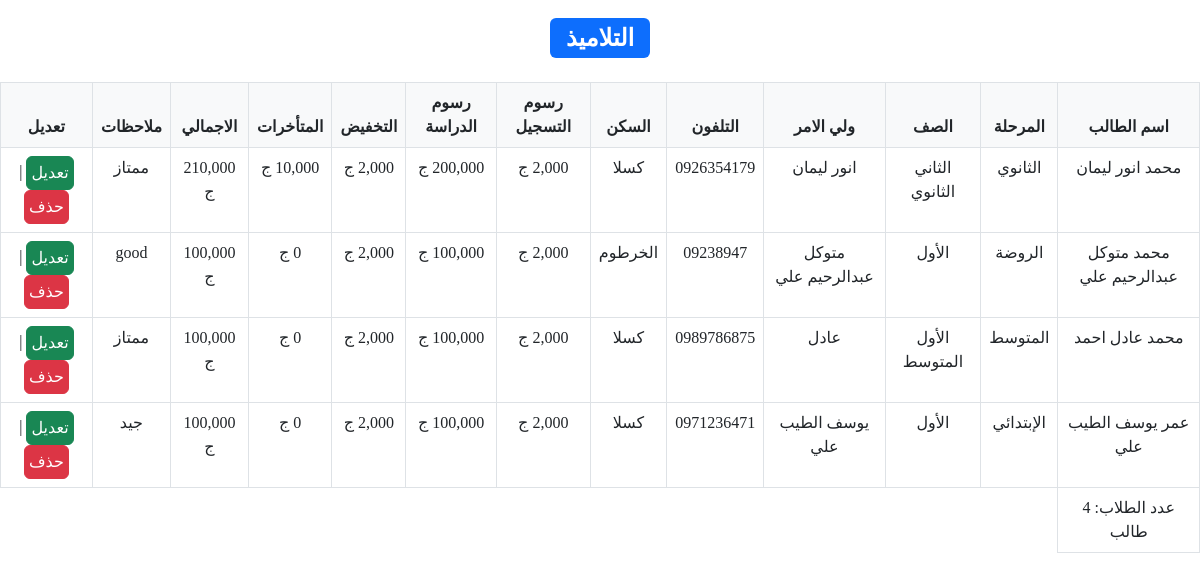
Page /reports/students/students.php (signed in) on the committed database.
### tables this page shows
CREATE TABLE `inputs` (
  `id` int(11) NOT NULL AUTO_INCREMENT,
  `std_name` varchar(255) NOT NULL,
  `stage` varchar(255) NOT NULL,
  `class` varchar(255) NOT NULL,
  `parent` varchar(255) NOT NULL,
  `phone` varchar(11) NOT NULL,
  `address` varchar(255) NOT NULL,
  `enroll_money` int(11) NOT NULL,
  `study_money` int(11) NOT NULL,
  `offer` int(11) NOT NULL,
  `last_money` int(11) DEFAULT NULL,
  `total` int(11) NOT NULL,
  `g1` int(11) NOT NULL,
  `d1` date NOT NULL,
  `g2` int(11) NOT NULL,
  `d2` date NOT NULL,
  `g3` int(11) NOT NULL,
  `d3` date NOT NULL,
  `g4` int(11) NOT NULL,
  `d4` date NOT NULL,
  `g5` int(11) NOT NULL,
  `d5` date NOT NULL,
  `g6` int(11) NOT NULL,
  `d6` date NOT NULL,
  `g7` int(11) NOT NULL,
  `d7` date NOT NULL,
  `pulled` int(11) NOT NULL,
  `result` int(11) NOT NULL,
  `date` date NOT NULL,
  `notes` text NOT NULL,
  PRIMARY KEY (`id`)
);

### includes/functions/Auth.php (called while the page is built, shortened)
<?php
class Auth {
  public static function isLog()  {
    if (!isset($_SESSION['username'])) {
      header("HTTP/1.1 403 Forbidden");
      exit();
    } else {
      return true;
    }
  }
}

### views/init.php (called while the page is built, shortened)
<?php
  $css = "../layout/css/";

### includes/functions/Student.php (called while the page is built, shortened)
<?php
  class Student {
    public function getStudents(string $stage = "") {
      global $db;
      if ($stage != "") {
        $sql = $db->prepare(
          "SELECT id, std_name, stage, class, parent, phone, address, enroll_money, study_money, offer, last_money, total, notes
          FROM
            inputs
          WHERE
            stage = ? ORDER BY id DESC
        ");
        $sql->execute([$stage]);
        $students = $sql->fetchAll(PDO::FETCH_ASSOC);
        return $students;
      } else {
        $sql = $db->query("SELECT id, std_name, stage, class, parent, phone, address, enroll_money, study_money, offer, last_money, total, notes FROM inputs ORDER BY id DESC");
        $sql->execute();
        $students = $sql->fetchAll(PDO::FETCH_ASSOC);
        return $students;
      }
    }
    public static function CountOfStudents(string $stage = "") {
      global $db;
      if ($stage != "") {
        $countOfStudents = $db->query("SELECT COUNT(std_name) AS countOfStudents FROM inputs WHERE stage = '$stage'");
        $countOfStudents->execute();
        $countOfStudents = $countOfStudents->fetch(PDO::FETCH_ASSOC);
        return $countOfStudents['countOfStudents'];
      } else {
        $countOfStudents = $db->prepare("SELECT COUNT(std_name) AS countOfStudents FROM inputs");
        $countOfStudents->execute();
        $countOfStudents = $countOfStudents->fetch(PDO::FETCH_ASSOC);
        return $countOfStudents['countOfStudents'];
      }
    }
  }
  $student = new Student();

### reports/students/students.php (the view, shortened to what this page needs)
<?php
  include "../../views/init.php";
  if (Auth::isLog()) :
    $students = $student->getStudents();
    $CountOfStudents = $student->CountOfStudents();
    ?>
    <!DOCTYPE html>
    <html lang="en" dir="rtl">
    <head>
      <link rel="stylesheet" href="<?= "../${css}bootstrap.min.css"?>">
      <link rel="stylesheet" href="<?= "../${css}backend.css"?>">
    </head>
    <h2 class="p-3 text-center">
      <div class="badge bg-primary">
        التلاميذ
      </div>
    </h2>
    <body>
      <table class="table text-center">
        <thead>
          <tr>
            <th class="bg-light border">اسم الطالب</th>
            <th class="bg-light border">المرحلة</th>
            <th class="bg-light border">الصف</th>
            <th class="bg-light border">ولي الامر</th>
            <th class="bg-light border">التلفون</th>
            <th class="bg-light border">السكن</th>
            <th class="bg-light border">رسوم التسجيل</th>
            <th class="bg-light border">رسوم الدراسة</th>
            <th class="bg-light border">التخفيض</th>
            <th class="bg-light border">المتأخرات</th>
            <th class="bg-light border">الاجمالي</th>
            <th class="bg-light border">ملاحظات</th>
            <th class="bg-light border">تعديل</th>
          </tr>
        </thead>
        <tbody>
          <?php if ($students) : foreach ($students as $student) :?>
            <tr>
              <td class="border"><?=$student['std_name']?></td>
              <td class="border"><?=$student['stage']?></td>
              <td class="border"><?=$student['class']?></td>
              <td class="border"><?=$student['parent']?></td>
              <td class="border"><?=$student['phone']?></td>
              <td class="border"><?=$student['address']?></td>
              <td class="border"><?=number_format($student['enroll_money']). " ج"?></td>
              <td class="border"><?=number_format($student['study_money']) . " ج"?></td>
              <td class="border"><?=number_format($student['offer']) . " ج"?></td>
              <td class="border"><?=number_format($student['last_money']) . " ج"?></td>
              <td class="border"><?=number_format($student['total']) . " ج"?></td>
              <td class="border"><?=$student['notes']?></td>
              <td class="border">
              <a class="btn btn-success p-1" href="edit?std=<?=$student['id']?>&s=students">تعديل</a> | <a href="delete?std=<?=$student['id']?>" class="btn btn-danger p-1">حذف</a>
              </td>
            </tr>
            <?php endforeach; endif;?>
            <tr>
              <td class="border"> عدد الطلاب: <?=$CountOfStudents?> طالب </td>
            </tr>
        </tbody>
      </table>
    </body>
  </html>
<?php  endif;?>

### layout/css/backend.css (style rules this page uses)
body { font-family: "IBM Plex Sans Arabic"; height: 100vh; }
a { text-decoration: none; }
thead { position: sticky; top: 0; }

### rows in the picture
inputs: std_name "محمد انور ليمان", stage "الثانوي", class "الثاني الثانوي", parent "انور ليمان", phone "0926354179", address "كسلا", enroll_money "2,000", study_money "200,000", offer "2,000", last_money "10,000", total "210,000", notes "ممتاز"
inputs: std_name "محمد متوكل عبدالرحيم علي", stage "الروضة", class "الأول", parent "متوكل عبدالرحيم علي", phone "09238947", address "الخرطوم", enroll_money "2,000", study_money "100,000", offer "2,000", last_money "0", total "100,000", notes "good"
inputs: std_name "محمد عادل احمد", stage "المتوسط", class "الأول المتوسط", parent "عادل", phone "0989786875", address "كسلا", enroll_money "2,000", study_money "100,000", offer "2,000", last_money "0", total "100,000", notes "ممتاز"
inputs: std_name "عمر يوسف الطيب علي", stage "الإبتدائي", class "الأول", parent "يوسف الطيب علي", phone "0971236471", address "كسلا", enroll_money "2,000", study_money "100,000", offer "2,000", last_money "0", total "100,000", notes "جيد"

### other values in the picture
$CountOfStudents "4"
